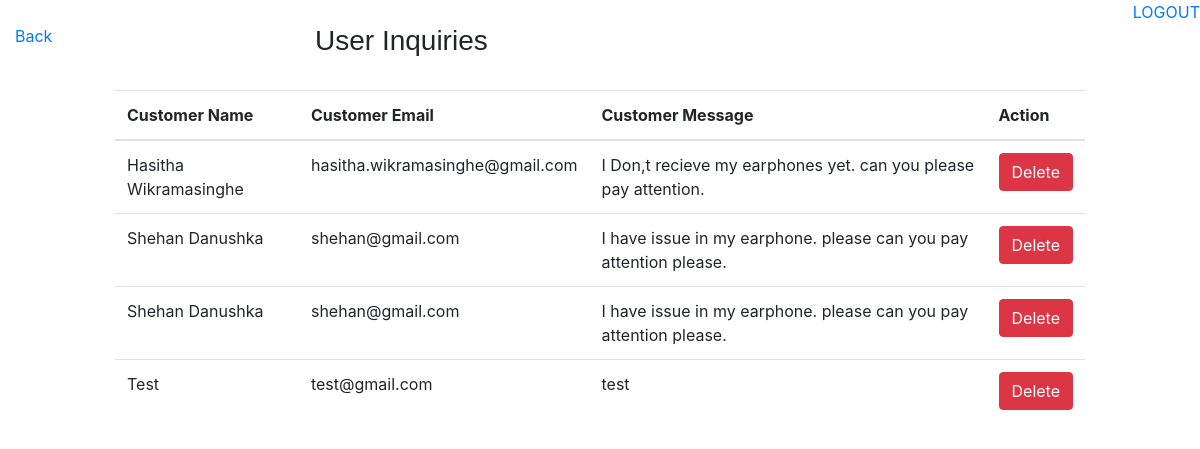
The page /admin/inq.php on the database its author committed.
### tables this page shows
CREATE TABLE `inquiries` (
  `id` int(100) NOT NULL,
  `customerName` varchar(255) NOT NULL,
  `customerEmail` varchar(255) NOT NULL,
  `customersMsg` varchar(255) NOT NULL
);

### admin/inq.php (the view, shortened to what this page needs)
<!DOCTYPE html>
<html>
<head>
    <link rel="stylesheet" type="text/css" href="mainStyle.css">
    <link rel="stylesheet" type="text/css" href="css/bootstrap.css">
    <link rel="stylesheet" type="text/css" href="css/bootstrap.min.css">
    <link rel="stylesheet" type="text/css" href="https://stackpath.bootstrapcdn.com/font-awesome/4.7.0/css/font-awesome.min.css">
</head>
<body>
      <div class="logout"><a href="logout.php">LOGOUT</a></div>
<section class="side-bar">
    <div class="container-fluid">
        <div class="row">
               <div class="col-md-3">
               <p><a href="main.php">Back</a></p>
               </div>
               <div class="col-md-6">
                  <h3>User Inquiries</h3>
               </div>
               <div class="col-md-3"></div>
        </div>
        <br>
        <div class="row">
               <div class="col-md-1"></div>
               <div class="col-md-10">
                    <?php
                       $mysqli = new mysqli('localhost','root','','luckymobiles') or die(mysqli_error($mysqli));
                       $result = $mysqli->query("SELECT * FROM inquiries") or die(mysqli_error($mysqli));
                       ?>
                           <div class="justify-content-center">
                                <table class="table">
                                       <thead>
                                           <tr>
                                               <th>Customer Name</th>
                                               <th>Customer Email</th>
                                               <th>Customer Message</th>
                                               <th colspan="2">Action</th>
                                           </tr>
                                       </thead>
                                       <?php
                                         while ($row = $result->fetch_array()):  ?>
                                            <tr>
                                                <td><?php echo $row['customerName'] ?></td>
                                                <td><?php echo $row['customerEmail'] ?></td>
                                                <td><?php echo $row['customersMsg'] ?></td>
                                                <td>
                                                   <a href="inq.php?delete=<?php echo $row['id']; ?>" class="btn btn-danger">Delete</a>
                                                </td>
                                            </tr>
                                         <?php endwhile; ?>
                                </table>
                           </div>
               </div>
               <div class="col-md-1"></div>
        </div>
    </div>
</section>
</body>
</html>

### admin/mainStyle.css (style rules this page uses)
.logout { text-align: right; }
.side-bar h3 { font-family: sans-serif; }

### rows shown on the page
inquiries: customerName "Hasitha Wikramasinghe", customerEmail "hasitha.wikramasinghe@gmail.com", customersMsg "I Don,t recieve my earphones yet. can you please pay attention."
inquiries: customerName "Shehan Danushka", customerEmail "shehan@gmail.com", customersMsg "I have issue in my earphone. please can you pay attention please."
inquiries: customerName "Shehan Danushka", customerEmail "shehan@gmail.com", customersMsg "I have issue in my earphone. please can you pay attention please."
inquiries: customerName "Test", customerEmail "test@gmail.com", customersMsg "test"
